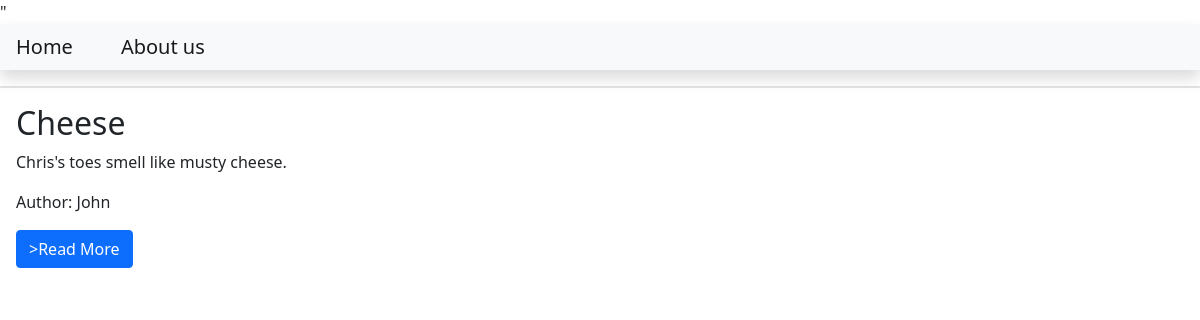
Before: / with the older database file.
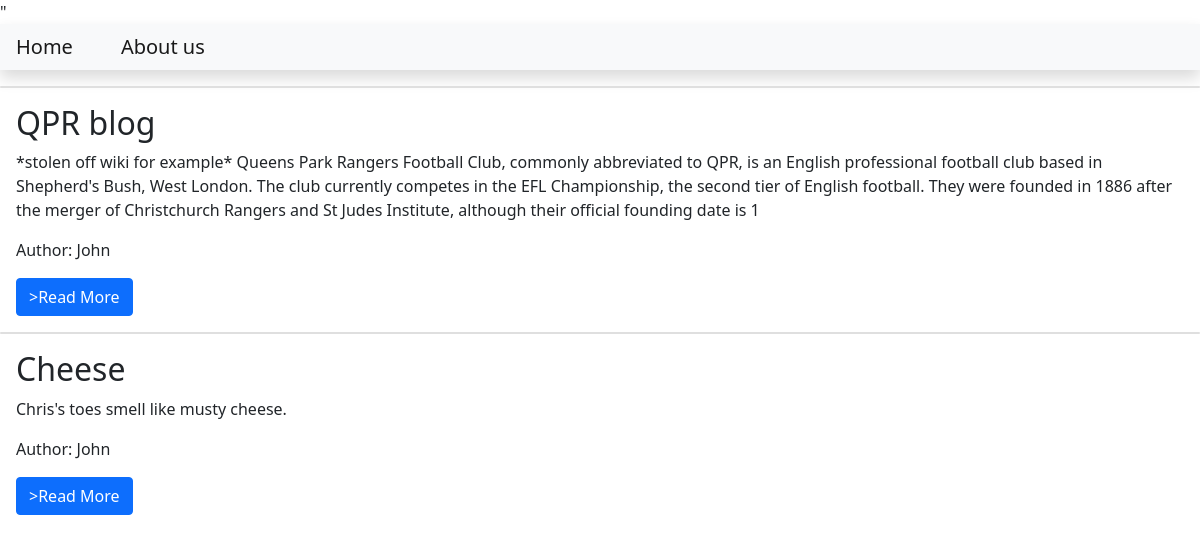
After: the same page with the newer database file.
### blog/models.py (models this page shows, shortened)
class Post(models.Model):
    title = models.CharField(max_length=200)
    content = models.TextField()
    date_created = models.DateTimeField(auto_now=True)
    slug = models.SlugField(max_length=200, unique=True)
    author = models.ForeignKey(to=User, on_delete=models.CASCADE)
    status = models.IntegerField(choices=STATUS, default=0)

### blog/views.py (the view)
# urls.py: path('', views.PostList.as_view(), name='home')
class PostList(generic.ListView):
    queryset = Post.objects.filter(status=1).order_by('-date_created')
    template_name = 'index.html'

### templates/index.html (shortened to what this page needs)
{% extends 'base.html'%}
{%  block content %}
        {% for post in post_list %}
            <div class="card" m-3></div>
                <div class="card-body">
                    <h2 class="card-title">
                         {{post.title}}
                    </h2>
                    <p class="card-text">
                        {{post.content | slice:"400"}}
                    </p>
                    <p class="card-text">
                        Author: {{post.author | title}}
                    </p>
                    <a class="btn btn-primary" href="{% url 'blog_view' post.slug %}">>Read More</a>
                </div>
        {% endfor %}
{% endblock content %}

### templates/base.html (shortened to what this page needs)
<!DOCTYPE html>
<html lang="en">
    <head>
        <link href="https://cdn.jsdelivr.net/npm/bootstrap@5.1.1/dist/css/bootstrap.min.css" rel="stylesheet">"
    </head>
    <body>
    <nav class="navbar navbar-expand-lg navbar-light bg-light shadow mb-3" id="mainNav">
        <div class="collapse navbar-collapse" id="navbarResponsive">
            <ul class="navbar-nav ml-auto">
                <li class="nav-item">
                    <a class="navbar-brand p-3" href="{% url 'home' %}">Home</a>
                </li>
                <li>
                    <a class="navbar-brand p-3" href="{% url 'about_view' %}">About us</a>
                </li>
            </ul>
        </div>
    </nav>
{% block content %}
{% endblock content %}
    </body>
</html>

Changed rows visible on the page:
now on this page (row edited): Post: title "QPR blog", content "*stolen off wiki for example* Queens Park Rangers Football Club, commonly abbreviated to QPR, is an English professional football club based in Shepherd's Bush, West London. The club currently competes in the EFL Championship, the second tier of English football. They were founded in 1886 after the merger of Christchurch Rangers and St Judes Institute, although their official founding date is 1", author "John"
